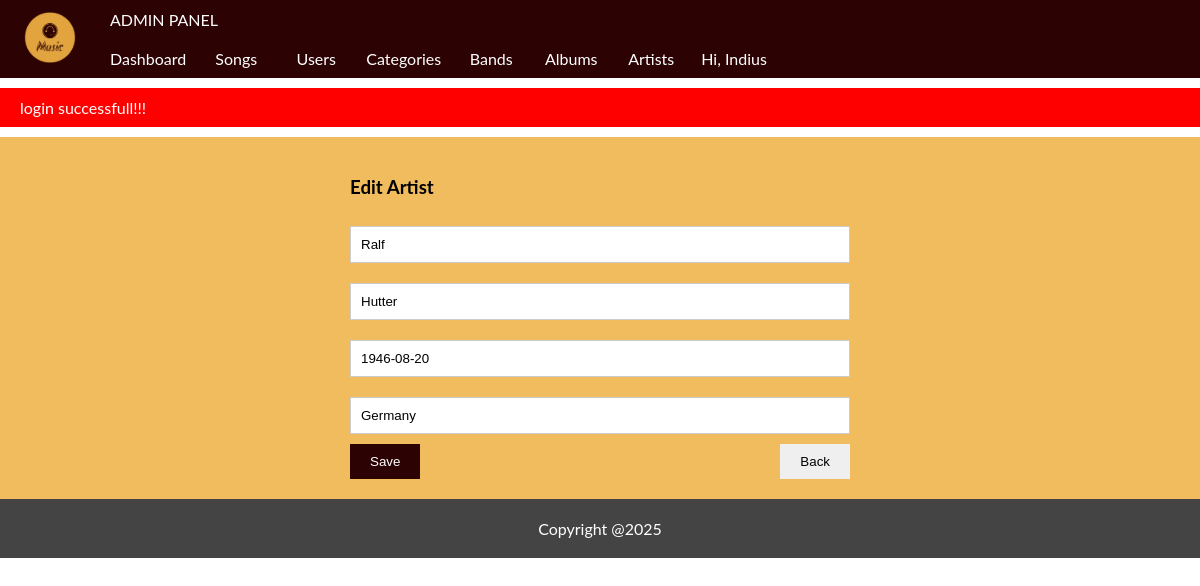
Page /Proiect/public/admin/artists/edit/19 (signed in) on the committed database.
### tables this page shows
CREATE TABLE IF NOT EXISTS `artists` (
  `id` int NOT NULL AUTO_INCREMENT,
  `id_band` int NOT NULL,
  `nume_artist` varchar(200) NOT NULL,
  `prenume_artist` varchar(200) NOT NULL,
  `data_nasterii` date NOT NULL,
  `tara_origine` varchar(200) NOT NULL,
  PRIMARY KEY (`id`),
  KEY `fk_artist_band` (`id_band`)
);

### Proiect/app/core/functions.php (called while the page is built, shortened)
<?php
function db_connect()
{
	$string = DBDRIVER.":hostname=".DBHOST.";dbname=".DBNAME;
	$con = new PDO($string, DBUSER, DBPASS);
	return $con;
}
function db_query_one($query , $data = array()){
	$con = db_connect();
	$stm = $con ->prepare($query);
	if($stm){
		$check = $stm -> execute($data);
		if($check){
			$result = $stm ->fetchAll(PDO::FETCH_ASSOC);
			if(is_array($result)&& count($result)>0){
				return $result[0];
			}
		}
	}
	return false;
}
function set_value($key, $default = '')
{
	if(!empty($_POST[$key]))
	{
		return $_POST[$key];
	}else{
		return $default;
	}
	return '';
}

### Proiect/app/pages/admin/artists.php (the view, shortened to what this page needs)
<?php
if($action == 'add'){
	if($_SERVER['REQUEST_METHOD'] == "POST")
	{
		$errors = [];
		if(empty($_POST['nume_artist']))
		{
			$errors['nume_artist'] = "a name is required";
		}else
		if(!preg_match("/^[a-zA-Z \&\-]+$/", $_POST['nume_artist']))
		{
			$errors['nume_artist'] = "a name can only have letters & spaces";
		}
		if(empty($errors))
		{
			$values = [];
			$values['nume_artist'] = trim($_POST['nume_artist']);
			$values['prenume_artist'] = trim($_POST['prenume_artist']);
			$values['tara_origine'] = trim($_POST['tara_origine']);
			$values['data_nasterii'] = trim($_POST['data_nasterii']);
			$values['id_band'] = trim($_POST['id_band']);
			$query = "insert into artists (nume_artist,prenume_artist,tara_origine,data_nasterii,id_band) values (:nume_artist,:prenume_artist,:tara_origine,:data_nasterii,:id_band)";
			db_query($query, $values);
			message("Artist created successfully!!!");
			redirect('admin/artists');
		}
	}
}else
if($action == 'edit'){
	$query = "select * from artists where id = :id limit 1";
  		$row = db_query_one($query,['id'=>$id]);
}
?>
	<section class = "admin-content" style = "min-height: 200px;">
  <?php if($action == 'add'):?>
  	<div style ="max-width: 500px;margin: auto;">
  		<form method="post">
  			<h3>Add New Artist</h3>
  			<input class="form-control my-1"  value="<?=set_value('nume_artist')?>" type="text" name="nume_artist" placeholder="Last Name">
  			<?php if(!empty($errors['nume_artist'])):?>
  			<small class="error"><?=$errors['nume_artist']?></small>
  		<?php endif;?>
  			<input class="form-control my-1"  value="<?=set_value('prenume_artist')?>" type="text" name="prenume_artist" placeholder="First Name">
  			<?php if(!empty($errors['prenume_artist'])):?>		prenume_artist
  			<small class="error"><?=$errors['prenume_artist']?></small>
  		<?php endif;?>
  			<input class="form-control my-1"  value="<?=set_value('data_nasterii')?>" type="text" name="data_nasterii" placeholder="Birthdate">
  			<?php if(!empty($errors['data_nasterii'])):?>
  			<small class="error"><?=$errors['data_nasterii']?></small>
  		<?php endif;?>
  			<input class="form-control my-1"  value="<?=set_value('tara_origine')?>" type="text" name="tara_origine" placeholder="Origin">
  			<?php if(!empty($errors['tara_origine'])):?>
  			<small class="error"><?=$errors['tara_origine']?></small>
  		<?php endif;?>
  		<?php
  			$query = "select * from bands";
  			$banduri = db_query($query);
  		?>
  			<select name="id_band" class = "form-control my-1">
  				<option value="">--Band--</option>
  				<?php if(!empty($banduri)):?>
  					<?php foreach($banduri as $bnd):?>
  				<option <?=set_select('id_band', $bnd['id'] )?> value="<?=$bnd['id']?>"><?=$bnd['nume']?></option>
  				  			<?php endforeach;?>
  			<?php endif;?>
  			</select>
  			<?php if(!empty($errors['id_categorie'])):?>
  			<small class="error"><?=$errors['id_categorie']?></small>
  		<?php endif;?>
  			<button class ="btn bg-purple">Save</button>
  			<a href="<?ROOT?>/admin/artists">
  			<button type="button" class="float-end btn">Back</button>
  		</a>
  		</form>
  	</div>
  <?php elseif($action == 'edit'):?>
  		<div style ="max-width: 500px;margin: auto;">
  		<form method="post">
  			<h3>Edit Artist</h3>
  			<?php if(!empty($row)):?>
  			<input class="form-control my-1"  value="<?=set_value('nume_artist', $row['nume_artist'])?>" type="text" name="nume_artist" placeholder=" Last Name">
  			<?php if(!empty($row)):?>
  			<input class="form-control my-1"  value="<?=set_value('prenume_artist', $row['prenume_artist'])?>" type="text" name="prenume_artist" placeholder=" First Name">
  			<?php if(!empty($row)):?>
  			<input class="form-control my-1"  value="<?=set_value('data_nasterii', $row['data_nasterii'])?>" type="text" name="data_nasterii" placeholder=" Birthdate">
  		<?php if(!empty($row)):?>
  			<input class="form-control my-1"  value="<?=set_value('tara_origine', $row['tara_origine'])?>" type="text" name="tara_origine" placeholder=" tara_origine">
<?php endif;?>
  		<?php endif;?>
  			<?php endif;?>
  			<button class ="btn bg-purple">Save</button>
  			<a href="<?=ROOT?>/admin/artists">
  			<button type="button" class="float-end btn">Back</button>
  		</a>
  		<?php endif;?>
  		</form>
  	</div>
  <?php endif;?>
	</section>

### Proiect/public/assets/css/style.css (style rules this page uses)
* { box-sizing: border-box; }
body { min-width: 350px; font-family: lato, sans-serif, tahoma; margin: 0px; padding: 0px; }
body a { text-decoration: none; }
.float-end { float:right; }
.form-control { width: 100%; padding: 10px; border:solid thin #ccc; }
.btn { border: none; padding: 10px 20px; cursor: pointer; }
.bg-purple { background-color: #2C0203; color:white; }
.my-1 { margin-top: 10px; margin-bottom: 10px; }
.admin-content { padding: 20px; background-color: #f0bc5e; }

### rows in the picture
artists: nume_artist "Ralf", prenume_artist "Hutter", data_nasterii "1946-08-20", tara_origine "Germany"

### other values in the picture
user('username') "Indius"
message('', true) "login successfull!!!"
